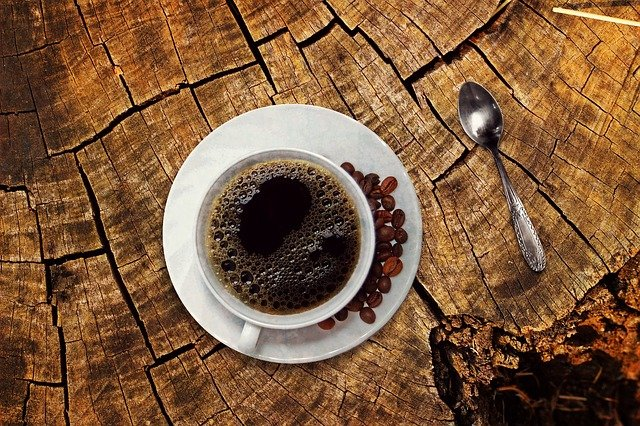
#> input picture source/coffee05.jpg, 640 x 426 px
$ python 05_img_processing_convolution.py
#> lines starting #> are read from the running program, lines starting #| are printed output that depends on the picture
"""
Convolution คือ การกรองข้อมูลจากภาพ
สามารถใช้ convolution ลด noise ได้ คล้ายการ Blur
"""
import cv2
import numpy as np

img = cv2.imread('source/coffee05.jpg', 0)
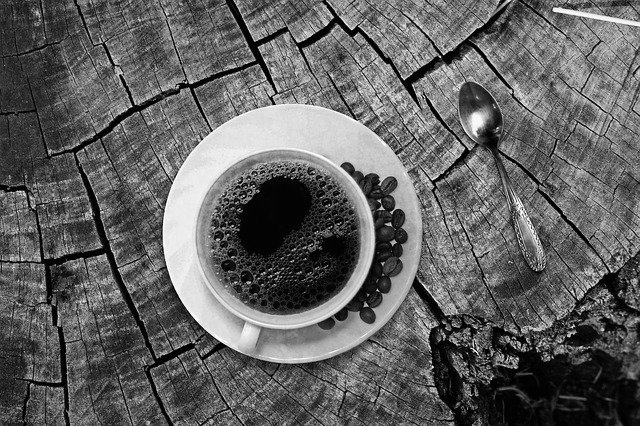
#> img: shape (426, 640); min 0, max 255, mean 97.8

kernel = np.ones((3,3), np.float32) / 10

imgConv = cv2.filter2D(img, -1, kernel)
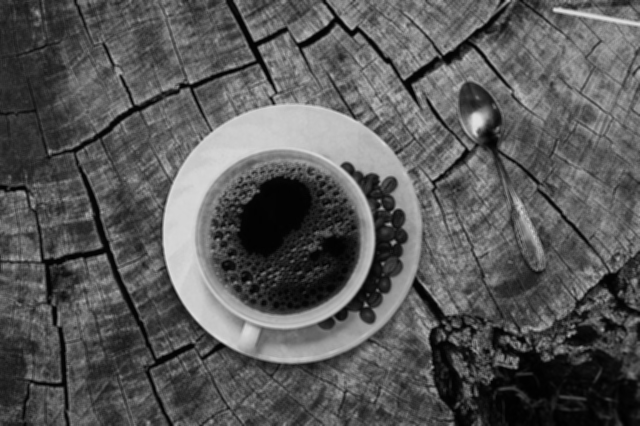
#> imgConv: shape (426, 640); min 1, max 224, mean 88

stackImg = np.hstack([img, imgConv])
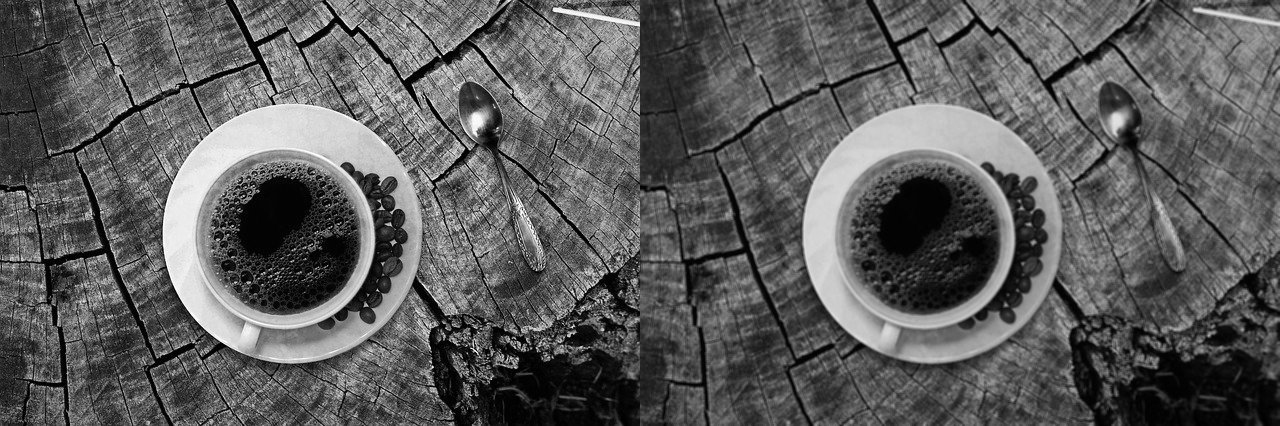
#> stackImg: shape (426, 1280); min 0, max 255, mean 92.9
cv2.imshow('output', stackImg)
cv2.waitKey(0)
cv2.destroyAllWindows()
